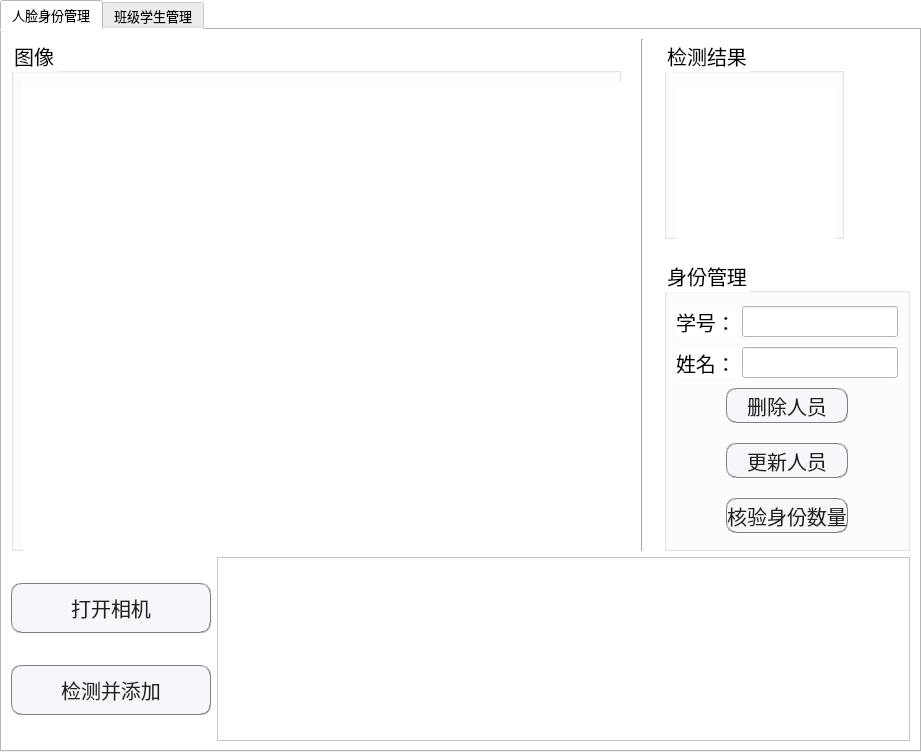
<?xml version="1.0" encoding="UTF-8"?>
<ui version="4.0">
 <class>Tabs</class>
 <widget class="QTabWidget" name="Tabs">
  <property name="geometry">
   <rect>
    <x>0</x>
    <y>0</y>
    <width>921</width>
    <height>752</height>
   </rect>
  </property>
  <property name="font">
   <font>
    <family>微软雅黑</family>
    <pointsize>10</pointsize>
   </font>
  </property>
  <property name="windowTitle">
   <string>管理</string>
  </property>
  <property name="styleSheet">
   <string notr="true">QWidget {
	background-color: #ffffff;
}

QPushButton {
	   color: #212121; 
        border-radius: 10px; 
		border: 1px groove gray;
	    background-color: #F5F7FA
}

 QPushButton:hover {
        background-color: #d9d9f3 ;
 }</string>
  </property>
  <property name="currentIndex">
   <number>0</number>
  </property>
  <property name="iconSize">
   <size>
    <width>100</width>
    <height>0</height>
   </size>
  </property>
  <widget class="QWidget" name="people">
   <attribute name="title">
    <string>人脸身份管理</string>
   </attribute>
   <layout class="QVBoxLayout" name="verticalLayout_6">
    <item>
     <layout class="QHBoxLayout" name="horizontalLayout_3">
      <property name="spacing">
       <number>20</number>
      </property>
      <item>
       <widget class="QGroupBox" name="groupBox">
        <property name="minimumSize">
         <size>
          <width>600</width>
          <height>500</height>
         </size>
        </property>
        <property name="font">
         <font>
          <family>新宋体</family>
          <pointsize>15</pointsize>
         </font>
        </property>
        <property name="title">
         <string>图像</string>
        </property>
        <layout class="QHBoxLayout" name="horizontalLayout">
         <item>
          <widget class="QLabel" name="cameraShow">
           <property name="minimumSize">
            <size>
             <width>600</width>
             <height>500</height>
            </size>
           </property>
           <property name="font">
            <font>
             <family>思源黑体 CN Regular</family>
            </font>
           </property>
           <property name="styleSheet">
            <string notr="true">cameraShow {width：}</string>
           </property>
           <property name="text">
            <string/>
           </property>
          </widget>
         </item>
        </layout>
       </widget>
      </item>
      <item>
       <widget class="Line" name="line">
        <property name="orientation">
         <enum>Qt::Vertical</enum>
        </property>
       </widget>
      </item>
      <item>
       <layout class="QVBoxLayout" name="verticalLayout_4">
        <item>
         <widget class="QGroupBox" name="groupBox_2">
          <property name="minimumSize">
           <size>
            <width>160</width>
            <height>160</height>
           </size>
          </property>
          <property name="maximumSize">
           <size>
            <width>180</width>
            <height>200</height>
           </size>
          </property>
          <property name="font">
           <font>
            <family>新宋体</family>
            <pointsize>15</pointsize>
           </font>
          </property>
          <property name="title">
           <string>检测结果</string>
          </property>
          <layout class="QVBoxLayout" name="verticalLayout">
           <item>
            <widget class="QLabel" name="img160Show">
             <property name="minimumSize">
              <size>
               <width>160</width>
               <height>160</height>
              </size>
             </property>
             <property name="maximumSize">
              <size>
               <width>160</width>
               <height>160</height>
              </size>
             </property>
             <property name="text">
              <string/>
             </property>
            </widget>
           </item>
          </layout>
         </widget>
        </item>
        <item>
         <widget class="QGroupBox" name="groupBox_3">
          <property name="maximumSize">
           <size>
            <width>16777215</width>
            <height>300</height>
           </size>
          </property>
          <property name="font">
           <font>
            <family>新宋体</family>
            <pointsize>15</pointsize>
           </font>
          </property>
          <property name="title">
           <string>身份管理</string>
          </property>
          <layout class="QVBoxLayout" name="verticalLayout_3">
           <item>
            <layout class="QHBoxLayout" name="horizontalLayout_2">
             <item>
              <widget class="QLabel" name="label_9">
               <property name="maximumSize">
                <size>
                 <width>16777215</width>
                 <height>50</height>
                </size>
               </property>
               <property name="font">
                <font>
                 <family>新宋体</family>
                 <pointsize>15</pointsize>
                </font>
               </property>
               <property name="text">
                <string>学号：</string>
               </property>
              </widget>
             </item>
             <item>
              <widget class="QLineEdit" name="id_Input">
               <property name="minimumSize">
                <size>
                 <width>30</width>
                 <height>25</height>
                </size>
               </property>
               <property name="font">
                <font>
                 <family>新宋体</family>
                 <pointsize>12</pointsize>
                </font>
               </property>
              </widget>
             </item>
            </layout>
           </item>
           <item>
            <layout class="QHBoxLayout" name="horizontalLayout_19">
             <item>
              <widget class="QLabel" name="label_3">
               <property name="maximumSize">
                <size>
                 <width>16777215</width>
                 <height>50</height>
                </size>
               </property>
               <property name="font">
                <font>
                 <family>新宋体</family>
                 <pointsize>15</pointsize>
                </font>
               </property>
               <property name="text">
                <string>姓名：</string>
               </property>
              </widget>
             </item>
             <item>
              <widget class="QLineEdit" name="nameInput">
               <property name="minimumSize">
                <size>
                 <width>30</width>
                 <height>25</height>
                </size>
               </property>
               <property name="font">
                <font>
                 <family>新宋体</family>
                 <pointsize>12</pointsize>
                </font>
               </property>
              </widget>
             </item>
            </layout>
           </item>
           <item>
            <layout class="QVBoxLayout" name="verticalLayout_2">
             <property name="spacing">
              <number>20</number>
             </property>
             <property name="leftMargin">
              <number>50</number>
             </property>
             <property name="rightMargin">
              <number>50</number>
             </property>
             <item>
              <widget class="QPushButton" name="delPeopleBtn">
               <property name="minimumSize">
                <size>
                 <width>0</width>
                 <height>35</height>
                </size>
               </property>
               <property name="font">
                <font>
                 <family>新宋体</family>
                 <pointsize>15</pointsize>
                </font>
               </property>
               <property name="text">
                <string>删除人员</string>
               </property>
              </widget>
             </item>
             <item>
              <widget class="QPushButton" name="update_SVM_btn">
               <property name="minimumSize">
                <size>
                 <width>0</width>
                 <height>35</height>
                </size>
               </property>
               <property name="font">
                <font>
                 <family>新宋体</family>
                 <pointsize>15</pointsize>
                </font>
               </property>
               <property name="text">
                <string>更新人员</string>
               </property>
              </widget>
             </item>
             <item>
              <widget class="QPushButton" name="check_variation_btn">
               <property name="minimumSize">
                <size>
                 <width>0</width>
                 <height>35</height>
                </size>
               </property>
               <property name="font">
                <font>
                 <family>新宋体</family>
                 <pointsize>15</pointsize>
                </font>
               </property>
               <property name="text">
                <string>核验身份数量</string>
               </property>
              </widget>
             </item>
            </layout>
           </item>
          </layout>
         </widget>
        </item>
       </layout>
      </item>
     </layout>
    </item>
    <item>
     <layout class="QHBoxLayout" name="horizontalLayout_4">
      <item>
       <layout class="QVBoxLayout" name="verticalLayout_5">
        <item>
         <widget class="QPushButton" name="openCamBtn">
          <property name="minimumSize">
           <size>
            <width>200</width>
            <height>50</height>
           </size>
          </property>
          <property name="font">
           <font>
            <family>新宋体</family>
            <pointsize>15</pointsize>
           </font>
          </property>
          <property name="text">
           <string>打开相机</string>
          </property>
         </widget>
        </item>
        <item>
         <widget class="QPushButton" name="verifactionBtn">
          <property name="minimumSize">
           <size>
            <width>200</width>
            <height>50</height>
           </size>
          </property>
          <property name="maximumSize">
           <size>
            <width>200</width>
            <height>50</height>
           </size>
          </property>
          <property name="font">
           <font>
            <family>新宋体</family>
            <pointsize>15</pointsize>
           </font>
          </property>
          <property name="layoutDirection">
           <enum>Qt::LeftToRight</enum>
          </property>
          <property name="styleSheet">
           <string notr="true"/>
          </property>
          <property name="text">
           <string notr="true">检测并添加</string>
          </property>
          <property name="autoExclusive">
           <bool>false</bool>
          </property>
         </widget>
        </item>
       </layout>
      </item>
      <item>
       <widget class="QTextBrowser" name="people_textBrowser">
        <property name="maximumSize">
         <size>
          <width>16777215</width>
          <height>200</height>
         </size>
        </property>
        <property name="font">
         <font>
          <family>新宋体</family>
          <pointsize>14</pointsize>
         </font>
        </property>
        <property name="html">
         <string>&lt;!DOCTYPE HTML PUBLIC &quot;-//W3C//DTD HTML 4.0//EN&quot; &quot;http://www.w3.org/TR/REC-html40/strict.dtd&quot;&gt;
&lt;html&gt;&lt;head&gt;&lt;meta name=&quot;qrichtext&quot; content=&quot;1&quot; /&gt;&lt;style type=&quot;text/css&quot;&gt;
p, li { white-space: pre-wrap; }
&lt;/style&gt;&lt;/head&gt;&lt;body style=&quot; font-family:'新宋体'; font-size:14pt; font-weight:400; font-style:normal;&quot;&gt;
&lt;p style=&quot;-qt-paragraph-type:empty; margin-top:0px; margin-bottom:0px; margin-left:0px; margin-right:0px; -qt-block-indent:0; text-indent:0px; font-family:'MS Shell Dlg 2'; font-size:8.25pt;&quot;&gt;&lt;br /&gt;&lt;/p&gt;&lt;/body&gt;&lt;/html&gt;</string>
        </property>
       </widget>
      </item>
     </layout>
    </item>
   </layout>
  </widget>
  <widget class="QWidget" name="classes">
   <attribute name="title">
    <string>班级学生管理</string>
   </attribute>
   <layout class="QVBoxLayout" name="verticalLayout_12">
    <item>
     <widget class="QGroupBox" name="groupBox_11">
      <property name="font">
       <font>
        <family>新宋体</family>
        <pointsize>15</pointsize>
       </font>
      </property>
      <property name="title">
       <string>班级信息管理</string>
      </property>
      <layout class="QHBoxLayout" name="horizontalLayout_9">
       <item>
        <widget class="QGroupBox" name="groupBox_4">
         <property name="font">
          <font>
           <family>新宋体</family>
           <pointsize>15</pointsize>
          </font>
         </property>
         <property name="title">
          <string>添加班级</string>
         </property>
         <layout class="QHBoxLayout" name="horizontalLayout_8">
          <item>
           <layout class="QVBoxLayout" name="verticalLayout_10">
            <item>
             <layout class="QHBoxLayout" name="horizontalLayout_5">
              <item>
               <widget class="QLabel" name="label">
                <property name="font">
                 <font>
                  <family>微软雅黑</family>
                  <pointsize>12</pointsize>
                 </font>
                </property>
                <property name="text">
                 <string>输入班级名称：</string>
                </property>
               </widget>
              </item>
              <item>
               <widget class="QLineEdit" name="add_class_name_input">
                <property name="minimumSize">
                 <size>
                  <width>0</width>
                  <height>25</height>
                 </size>
                </property>
                <property name="maximumSize">
                 <size>
                  <width>220</width>
                  <height>16777215</height>
                 </size>
                </property>
                <property name="font">
                 <font>
                  <family>新宋体</family>
                  <pointsize>12</pointsize>
                 </font>
                </property>
               </widget>
              </item>
             </layout>
            </item>
            <item>
             <layout class="QHBoxLayout" name="horizontalLayout_6">
              <item>
               <widget class="QLabel" name="label_8">
                <property name="font">
                 <font>
                  <family>微软雅黑</family>
                  <pointsize>12</pointsize>
                 </font>
                </property>
                <property name="text">
                 <string>输入班级人数：</string>
                </property>
               </widget>
              </item>
              <item>
               <widget class="QLineEdit" name="add_student_number_input">
                <property name="minimumSize">
                 <size>
                  <width>0</width>
                  <height>25</height>
                 </size>
                </property>
                <property name="maximumSize">
                 <size>
                  <width>220</width>
                  <height>16777215</height>
                 </size>
                </property>
                <property name="font">
                 <font>
                  <family>新宋体</family>
                  <pointsize>12</pointsize>
                 </font>
                </property>
               </widget>
              </item>
             </layout>
            </item>
           </layout>
          </item>
          <item>
           <widget class="QPushButton" name="add_class_btn">
            <property name="minimumSize">
             <size>
              <width>100</width>
              <height>25</height>
             </size>
            </property>
            <property name="maximumSize">
             <size>
              <width>16777215</width>
              <height>30</height>
             </size>
            </property>
            <property name="font">
             <font>
              <family>微软雅黑</family>
              <pointsize>13</pointsize>
             </font>
            </property>
            <property name="text">
             <string>添加</string>
            </property>
           </widget>
          </item>
         </layout>
        </widget>
       </item>
       <item>
        <widget class="QGroupBox" name="groupBox_5">
         <property name="font">
          <font>
           <family>新宋体</family>
           <pointsize>15</pointsize>
          </font>
         </property>
         <property name="title">
          <string>删除班级</string>
         </property>
         <layout class="QVBoxLayout" name="verticalLayout_11">
          <item>
           <layout class="QHBoxLayout" name="horizontalLayout_7">
            <item>
             <widget class="QLabel" name="label_2">
              <property name="font">
               <font>
                <family>微软雅黑</family>
                <pointsize>12</pointsize>
               </font>
              </property>
              <property name="text">
               <string>输入班级名称：</string>
              </property>
             </widget>
            </item>
            <item>
             <widget class="QLineEdit" name="del_class_name_input">
              <property name="minimumSize">
               <size>
                <width>0</width>
                <height>25</height>
               </size>
              </property>
              <property name="maximumSize">
               <size>
                <width>220</width>
                <height>16777215</height>
               </size>
              </property>
              <property name="font">
               <font>
                <family>新宋体</family>
                <pointsize>12</pointsize>
               </font>
              </property>
             </widget>
            </item>
           </layout>
          </item>
          <item alignment="Qt::AlignHCenter">
           <widget class="QPushButton" name="del_class_btn">
            <property name="minimumSize">
             <size>
              <width>200</width>
              <height>28</height>
             </size>
            </property>
            <property name="maximumSize">
             <size>
              <width>200</width>
              <height>30</height>
             </size>
            </property>
            <property name="font">
             <font>
              <family>微软雅黑</family>
              <pointsize>13</pointsize>
             </font>
            </property>
            <property name="text">
             <string>删除</string>
            </property>
           </widget>
          </item>
         </layout>
        </widget>
       </item>
      </layout>
     </widget>
    </item>
    <item>
     <widget class="QGroupBox" name="groupBox_6">
      <property name="font">
       <font>
        <family>新宋体</family>
        <pointsize>15</pointsize>
       </font>
      </property>
      <property name="title">
       <string>学生信息管理</string>
      </property>
      <layout class="QHBoxLayout" name="horizontalLayout_15">
       <item>
        <widget class="QGroupBox" name="groupBox_8">
         <property name="font">
          <font>
           <family>新宋体</family>
           <pointsize>15</pointsize>
          </font>
         </property>
         <property name="title">
          <string>添加学生</string>
         </property>
         <layout class="QHBoxLayout" name="horizontalLayout_13">
          <item>
           <layout class="QVBoxLayout" name="verticalLayout_7">
            <item>
             <layout class="QHBoxLayout" name="horizontalLayout_10">
              <item>
               <widget class="QLabel" name="label_4">
                <property name="font">
                 <font>
                  <family>微软雅黑</family>
                  <pointsize>12</pointsize>
                 </font>
                </property>
                <property name="text">
                 <string>姓名：</string>
                </property>
               </widget>
              </item>
              <item>
               <widget class="QLineEdit" name="add_student_name_input">
                <property name="minimumSize">
                 <size>
                  <width>0</width>
                  <height>25</height>
                 </size>
                </property>
                <property name="maximumSize">
                 <size>
                  <width>220</width>
                  <height>16777215</height>
                 </size>
                </property>
                <property name="font">
                 <font>
                  <family>新宋体</family>
                  <pointsize>12</pointsize>
                 </font>
                </property>
               </widget>
              </item>
             </layout>
            </item>
            <item>
             <layout class="QHBoxLayout" name="horizontalLayout_11">
              <item>
               <widget class="QLabel" name="label_6">
                <property name="font">
                 <font>
                  <family>微软雅黑</family>
                  <pointsize>12</pointsize>
                 </font>
                </property>
                <property name="text">
                 <string>学号：</string>
                </property>
               </widget>
              </item>
              <item>
               <widget class="QLineEdit" name="add_student_ID_input">
                <property name="minimumSize">
                 <size>
                  <width>0</width>
                  <height>25</height>
                 </size>
                </property>
                <property name="maximumSize">
                 <size>
                  <width>220</width>
                  <height>16777215</height>
                 </size>
                </property>
                <property name="font">
                 <font>
                  <family>新宋体</family>
                  <pointsize>12</pointsize>
                 </font>
                </property>
               </widget>
              </item>
             </layout>
            </item>
            <item>
             <layout class="QHBoxLayout" name="horizontalLayout_12">
              <item>
               <widget class="QLabel" name="label_5">
                <property name="maximumSize">
                 <size>
                  <width>83</width>
                  <height>25</height>
                 </size>
                </property>
                <property name="font">
                 <font>
                  <family>微软雅黑</family>
                  <pointsize>12</pointsize>
                 </font>
                </property>
                <property name="text">
                 <string>班级：</string>
                </property>
               </widget>
              </item>
              <item>
               <widget class="QComboBox" name="add_student_class_combox">
                <property name="minimumSize">
                 <size>
                  <width>0</width>
                  <height>26</height>
                 </size>
                </property>
                <property name="font">
                 <font>
                  <family>新宋体</family>
                  <pointsize>12</pointsize>
                 </font>
                </property>
               </widget>
              </item>
             </layout>
            </item>
           </layout>
          </item>
          <item>
           <widget class="QPushButton" name="add_student_btn">
            <property name="minimumSize">
             <size>
              <width>100</width>
              <height>25</height>
             </size>
            </property>
            <property name="maximumSize">
             <size>
              <width>16777215</width>
              <height>30</height>
             </size>
            </property>
            <property name="font">
             <font>
              <family>微软雅黑</family>
              <pointsize>13</pointsize>
             </font>
            </property>
            <property name="text">
             <string>添加</string>
            </property>
           </widget>
          </item>
         </layout>
        </widget>
       </item>
       <item>
        <widget class="QGroupBox" name="groupBox_7">
         <property name="font">
          <font>
           <family>新宋体</family>
           <pointsize>15</pointsize>
          </font>
         </property>
         <property name="title">
          <string>删除学生</string>
         </property>
         <layout class="QVBoxLayout" name="verticalLayout_8">
          <item>
           <layout class="QHBoxLayout" name="horizontalLayout_14">
            <item>
             <widget class="QLabel" name="label_7">
              <property name="maximumSize">
               <size>
                <width>50</width>
                <height>16777215</height>
               </size>
              </property>
              <property name="font">
               <font>
                <family>微软雅黑</family>
                <pointsize>12</pointsize>
               </font>
              </property>
              <property name="text">
               <string>学号：</string>
              </property>
             </widget>
            </item>
            <item>
             <widget class="QLineEdit" name="del_student_ID_input">
              <property name="minimumSize">
               <size>
                <width>0</width>
                <height>25</height>
               </size>
              </property>
              <property name="maximumSize">
               <size>
                <width>220</width>
                <height>16777215</height>
               </size>
              </property>
              <property name="font">
               <font>
                <family>新宋体</family>
                <pointsize>12</pointsize>
               </font>
              </property>
             </widget>
            </item>
           </layout>
          </item>
          <item alignment="Qt::AlignHCenter">
           <widget class="QPushButton" name="del_student_btn">
            <property name="minimumSize">
             <size>
              <width>200</width>
              <height>25</height>
             </size>
            </property>
            <property name="maximumSize">
             <size>
              <width>200</width>
              <height>30</height>
             </size>
            </property>
            <property name="font">
             <font>
              <family>微软雅黑</family>
              <pointsize>13</pointsize>
             </font>
            </property>
            <property name="text">
             <string>删除</string>
            </property>
           </widget>
          </item>
         </layout>
        </widget>
       </item>
      </layout>
     </widget>
    </item>
    <item>
     <layout class="QHBoxLayout" name="horizontalLayout_18">
      <item>
       <layout class="QVBoxLayout" name="verticalLayout_9">
        <item>
         <widget class="QPushButton" name="check_all_students">
          <property name="minimumSize">
           <size>
            <width>0</width>
            <height>50</height>
           </size>
          </property>
          <property name="font">
           <font>
            <family>微软雅黑</family>
            <pointsize>13</pointsize>
           </font>
          </property>
          <property name="text">
           <string>查看所有学生</string>
          </property>
         </widget>
        </item>
        <item>
         <widget class="QPushButton" name="check_all_classes">
          <property name="minimumSize">
           <size>
            <width>0</width>
            <height>50</height>
           </size>
          </property>
          <property name="font">
           <font>
            <family>微软雅黑</family>
            <pointsize>13</pointsize>
           </font>
          </property>
          <property name="text">
           <string>查看所有班级</string>
          </property>
         </widget>
        </item>
        <item>
         <widget class="QTextBrowser" name="student_class_info_textbrowser"/>
        </item>
       </layout>
      </item>
      <item>
       <widget class="QGroupBox" name="groupBox_9">
        <property name="font">
         <font>
          <family>新宋体</family>
          <pointsize>13</pointsize>
         </font>
        </property>
        <property name="title">
         <string>学生列表</string>
        </property>
        <layout class="QHBoxLayout" name="horizontalLayout_16">
         <item>
          <widget class="QTableWidget" name="students_table_widget">
           <property name="minimumSize">
            <size>
             <width>340</width>
             <height>0</height>
            </size>
           </property>
           <property name="maximumSize">
            <size>
             <width>290</width>
             <height>16777215</height>
            </size>
           </property>
           <property name="font">
            <font>
             <family>新宋体</family>
             <pointsize>12</pointsize>
            </font>
           </property>
           <column>
            <property name="text">
             <string>学号</string>
            </property>
            <property name="font">
             <font>
              <family>微软雅黑</family>
              <pointsize>14</pointsize>
             </font>
            </property>
            <property name="textAlignment">
             <set>AlignCenter</set>
            </property>
           </column>
           <column>
            <property name="text">
             <string>姓名</string>
            </property>
            <property name="font">
             <font>
              <family>微软雅黑</family>
              <pointsize>14</pointsize>
             </font>
            </property>
            <property name="textAlignment">
             <set>AlignCenter</set>
            </property>
           </column>
           <column>
            <property name="text">
             <string>班级</string>
            </property>
            <property name="font">
             <font>
              <family>微软雅黑</family>
              <pointsize>14</pointsize>
             </font>
            </property>
            <property name="textAlignment">
             <set>AlignCenter</set>
            </property>
           </column>
          </widget>
         </item>
        </layout>
       </widget>
      </item>
      <item>
       <widget class="QGroupBox" name="groupBox_10">
        <property name="minimumSize">
         <size>
          <width>230</width>
          <height>0</height>
         </size>
        </property>
        <property name="maximumSize">
         <size>
          <width>16777215</width>
          <height>16777215</height>
         </size>
        </property>
        <property name="font">
         <font>
          <family>新宋体</family>
          <pointsize>13</pointsize>
         </font>
        </property>
        <property name="title">
         <string>班级列表</string>
        </property>
        <layout class="QHBoxLayout" name="horizontalLayout_17">
         <item>
          <widget class="QTableWidget" name="classes_table_widget">
           <property name="minimumSize">
            <size>
             <width>220</width>
             <height>0</height>
            </size>
           </property>
           <property name="maximumSize">
            <size>
             <width>220</width>
             <height>16777215</height>
            </size>
           </property>
           <property name="font">
            <font>
             <family>新宋体</family>
             <pointsize>12</pointsize>
            </font>
           </property>
           <column>
            <property name="text">
             <string>班级</string>
            </property>
            <property name="font">
             <font>
              <family>微软雅黑</family>
              <pointsize>14</pointsize>
             </font>
            </property>
            <property name="textAlignment">
             <set>AlignCenter</set>
            </property>
           </column>
           <column>
            <property name="text">
             <string>人数</string>
            </property>
            <property name="font">
             <font>
              <family>微软雅黑</family>
              <pointsize>14</pointsize>
             </font>
            </property>
            <property name="textAlignment">
             <set>AlignCenter</set>
            </property>
           </column>
          </widget>
         </item>
        </layout>
       </widget>
      </item>
     </layout>
    </item>
   </layout>
  </widget>
 </widget>
 <resources/>
 <connections/>
</ui>
